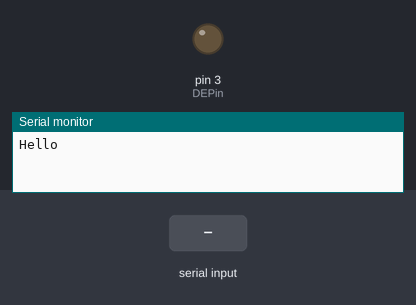
This sketch was run on a simulated Arduino Mega 2560, built with avr-gcc and run on an emulated ATmega2560. On the bench: output pins drawn as LEDs (lit = HIGH), the last lines printed to the serial monitor. Inputs (shaded band) come from the test bench.

Above: at 2.3 s.
2.4 s: "STATUS\n" received over Serial
At 3.45 s:
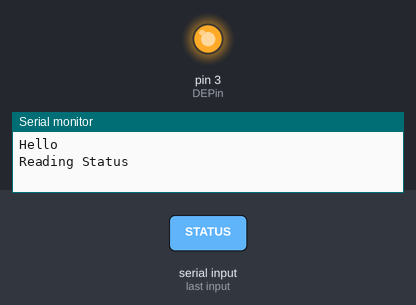
Timing chart, 0 to 5.4 s (numbered marks = the images above; inputs shaded):
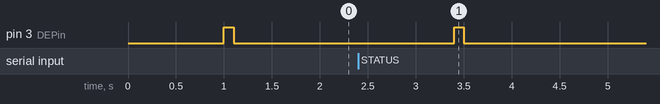

Measured:
- after the input at 2.4 s, pin 3 (DEPin): LOW → HIGH after 1.0 s, → LOW 0.10 s later

The sketch:

FR-E520S.ino
```cpp
#include "RS485comms.h"
#include "MitProtocol.h"

uint8_t dir = 0;
double freq = 0.0f;

void setup(){

    Serial.begin(115200);
    RS485Serial1Begin();
    delay(1000);
    InverterReset("00");

    //freq = ParameterRead("00","2A");
    //Serial.println(freq);
    //ParamaterWrite("00","B4","3031");
    //ParameterRead("00","34");
Serial.println("Hello");
};

void loop(){

if(Serial.available()){

    char msg[32] = {0};
    uint8_t len = Serial.readBytesUntil('\r',msg,sizeof(msg));
    long unsigned int p;

    if(strstr(msg,"RESET") != NULL){
        InverterReset("00");
    }
    else if(strstr(msg,"STATUS") != NULL){
        Serial.println("Reading Status");
        char data[16] = {0};
        InvStatus("00",data);
        Serial.println(data);
    }

};


};
```

MitProtocol.cpp
```cpp
#include <Arduino.h>
#include "RS485comms.h"

struct ControlCode{
   const char STX = 0x02;
   const char ETX = 0x03;
   const char ENQ = 0x05;
   const char ACK = 0x06;
   const char LF  = 0x0A;
   const char CR  = 0x0D;
   const char NAK = 0x15;
}CCode;

const char EndOL = CCode.CR;

enum DataLength {
    DATA2BYTES = 2,
    DATA4BYTES = 4,
    DATA6BYTES = 6
};

int WaitingTime = 1;

void toASCII(char* dest,int source){

    sprintf(dest,"%X",source);

}

bool IsValidString(char* str,uint8_t size){
    return (str[strlen(str)] == EndOL);
}

void MChecksum(char* dest,char* source){

    int  checkSum = 0;
    char sCheckSum[4] = {'\0'};
    for(int c=0;c<strlen(source);c++){
        // printf("%d- %c | %02X\n",c,source[c],source[c]);
        checkSum +=  source[c];
    }
    toASCII(sCheckSum,checkSum);
    int bytesToSkip = 0;
    bytesToSkip = (strlen(sCheckSum) > 2) ?  strlen(sCheckSum) - 2 : 0;
    strcpy(dest,sCheckSum+bytesToSkip);
    //printf("Sum = %X , \"%s\"\n",checkSum,dest);

}

void DataWrite(const char sNum[3],const char ins[3],const char data[7],DataLength dPacketL){

    char* packetFrame = (char*) calloc(9+dPacketL+1,1);
    char wTime[3]= {'\0'};
    char cSum[3] = {'\0'};
    unsigned long bytesW;
    toASCII(wTime,WaitingTime);
    snprintf(packetFrame,9+dPacketL+1,"%c%s%s%s%s\0",CCode.ENQ
                                                ,sNum
                                                ,ins
                                                ,wTime
                                                ,data);
    //skip first byte
    MChecksum(cSum,packetFrame+1);
    strcat(packetFrame,cSum);
    strncat(packetFrame,&EndOL,1);
    SWrite(packetFrame,9+dPacketL+1,&bytesW);
    free(packetFrame);
}


void DataRead(const char sNum[3],const char ins[3]){

    char* packetFrame = (char*) calloc(10,1);
    char wTime[3]= {'\0'};
    char cSum[3] = {'\0'};
    unsigned long bytesW;
    toASCII(wTime,WaitingTime);
    snprintf(packetFrame,9,"%c%s%s%s\0",CCode.ENQ
                                       ,sNum
                                       ,ins
                                       ,wTime);
    //skip first byte
    MChecksum(cSum,packetFrame+1);
    strcat(packetFrame,cSum);
    strncat(packetFrame,&EndOL,1);
    SWrite(packetFrame,strlen(packetFrame),&bytesW);
    Serial.println(packetFrame);
    free(packetFrame);
}

int WriteIReplyData(char* buf,char* error){

    if(buf[0] == CCode.ACK){
        return 0;
    }
    else{
        *error = buf[3];
        return 1;
    }

}

int ReadIReplyData(char* buf,char* dataBuf,int dataBufSize,char* error){

    if(buf[0] == CCode.NAK){
        *error = buf[3];
        return 1;
    }
    char* endOfData = strchr(buf,CCode.ETX);
    char* newBuf = (char*) calloc(endOfData-buf+1,1);
    memcpy(newBuf,buf,endOfData-buf);
    char cSum[3] = {'\0'};
    MChecksum(cSum,newBuf+1);
    if(strncmp(cSum,buf+8,2) != 0){
        *error = 2;
        return 1;
    }
    strncpy(dataBuf,buf+3,endOfData-(buf+3));
    return 0;
}

void ReadPReplyData(char Ccode,const char sNum[3]){

    char packetFrame[5] = {'\0'};
    unsigned long bytesW;
    sprintf(packetFrame,"%c%s%c",Ccode,sNum,EndOL);
    SWrite(packetFrame,sizeof(packetFrame),&bytesW);
}

void InverterReset(const char sNum[3]){
    DataWrite(sNum,"FD","9696",DATA4BYTES);
}

void ParamaterWrite(const char sNum[3],const char par[3],const char val[7]){
    enum DataLength length;
    switch (strlen(val)) {
        case 2:
            length = DATA2BYTES;
            break;
        case 4:
            length = DATA4BYTES;
            break;
        case 6:
            length = DATA6BYTES;
            break;
        default:
            //fprintf(stderr,"Pr write legth is not valid\n");
            return;
    }
    char response[32] = {'\0'};
    unsigned long bytesRead = 0;
    char error = 0;
    DataWrite(sNum,par,val,length);
    SRead(response,sizeof(response),&bytesRead);
    if(!IsValidString(response,sizeof(response))){
       Serial.println("Got Invalid string");
    }
    if(WriteIReplyData(response,&error)){
        //fprintf(stderr,"Inverter Responded with NAK error = %c\n",error);
        return;
    }
    //printf("Pr written successfully\n");
}

double ParameterRead(const char sNum[3],const char par[3]){
    char buffer[32] = {0};
    char dataBuf[16]= {0};
    char error = 0;
    unsigned long bytesRead = 0;
    DataRead(sNum,par);
    SRead(buffer,sizeof(buffer),&bytesRead);
    if(!IsValidString(buffer,sizeof(buffer))){
       Serial.println("Got Invalid string");
       Serial.println(buffer);
    }
    if(ReadIReplyData(buffer,dataBuf,sizeof(dataBuf),&error)){
        if(error != 2){
            //fprintf(stderr,"Data read error, Recevied NAK\n");
            return -1.0f;
        }
        else{
            //fprintf(stderr,"Data read error, Recevied mismatched checksum\n");
            return -2.0f;
        }
    }
    ReadPReplyData(CCode.ACK,sNum);
    //printf("Value of Pr %s is %.2f\n",par,((float)strtol(dataBuf,NULL,16))/100);

    Serial.println(dataBuf);
    return 0.0f;
    //return (double)strtol(dataBuf,NULL,16);


}
void InvStatus(const char sNum[3],char *buf){

    char buffer[32] = {0};
    char dataBuf[16]= {0};
    char error = 0;
    unsigned long bytesRead = 0;
    DataRead(sNum,"7A");
    Serial.println("Got Invalid string");
    SRead(buffer,sizeof(buffer),&bytesRead);
    if(!IsValidString(buffer,sizeof(buffer))){
       Serial.println("Got Invalid string");
    }
    if(ReadIReplyData(buffer,dataBuf,sizeof(dataBuf),&error)){
        if(error != 2){
            Serial.println("Err");
            return;
        }
        else{
            Serial.println("Err");
            return;
        }
    }
    ReadPReplyData(CCode.ACK,sNum);
    strncpy(buf,dataBuf,16);

}
```

MitProtocol.h
```cpp
enum DataLength {
    DATA2BYTES = 2,
    DATA4BYTES = 4,
    DATA6BYTES = 6
};
void InverterReset(const char sNum[3]);
void ParamaterWrite(const char sNum[3],const char par[3],const char val[5]);
double ParameterRead(const char sNum[3],const char par[3]);
void InvStatus(const char sNum[3],char *buf);
```

RS485comms.cpp
```cpp
#include <Arduino.h>

const uint8_t DEPin = 3;
char _buffer[64] = {0};

void RS485Serial1Begin(){
    pinMode(DEPin,OUTPUT);
    digitalWrite(DEPin,LOW);
    Serial1.begin(19200,SERIAL_8E2);
    Serial1.setTimeout(15);

}

int SWrite(char* buf,int size,long unsigned int* bytesWritten){

    digitalWrite(DEPin,HIGH);
    delay(50);
    *bytesWritten =  Serial1.write(buf,size);
    delay(50);
    digitalWrite(DEPin,LOW);

    return 0;
};


int SRead(char* buf,int size,long unsigned int* bytesRead){

    digitalWrite(DEPin,LOW);

    *bytesRead = Serial1.readBytes(_buffer,sizeof(_buffer));
    if(*bytesRead > size || *bytesRead == 0){
        *bytesRead == 0;
        return 1;
    }

    memcpy(buf,_buffer,*bytesRead);

    return 0;
};

int SAwaitEOF(){

    if(Serial1.find('\r')){
       return 0;
    }
    return 1;
};
```

RS485comms.h
```cpp
void RS485Serial1Begin();


int SWrite(char* buf,int size,long unsigned int* bytesWritten);
int SRead(char* buf,int size,long unsigned int* bytesRead);
int SAwaitEOF();
```
